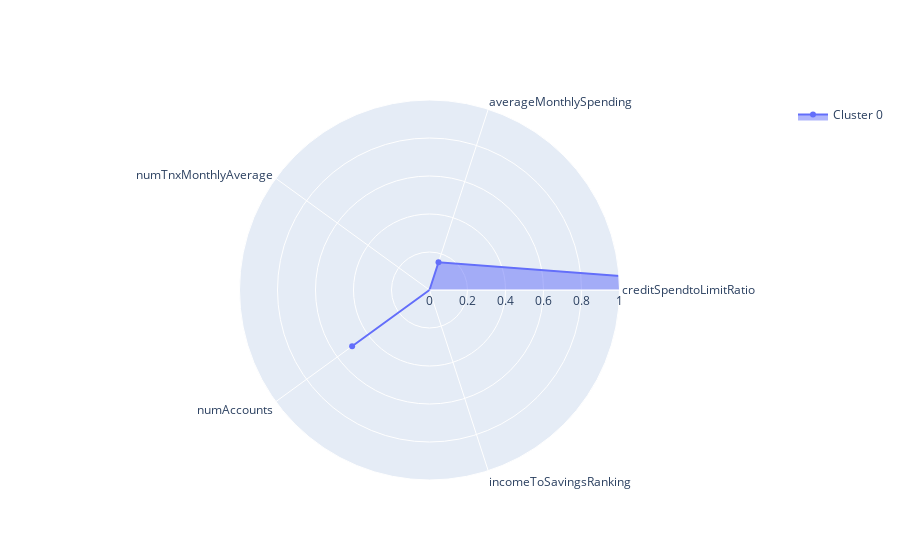
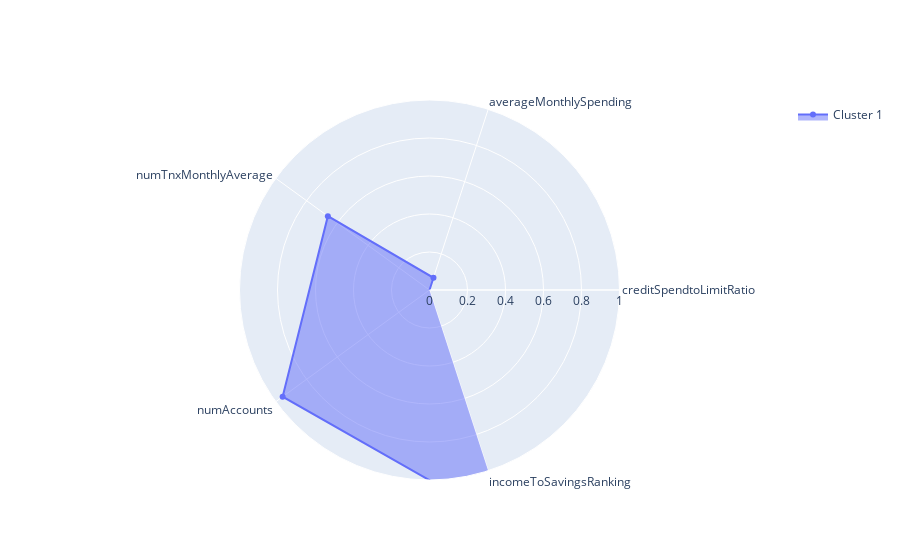
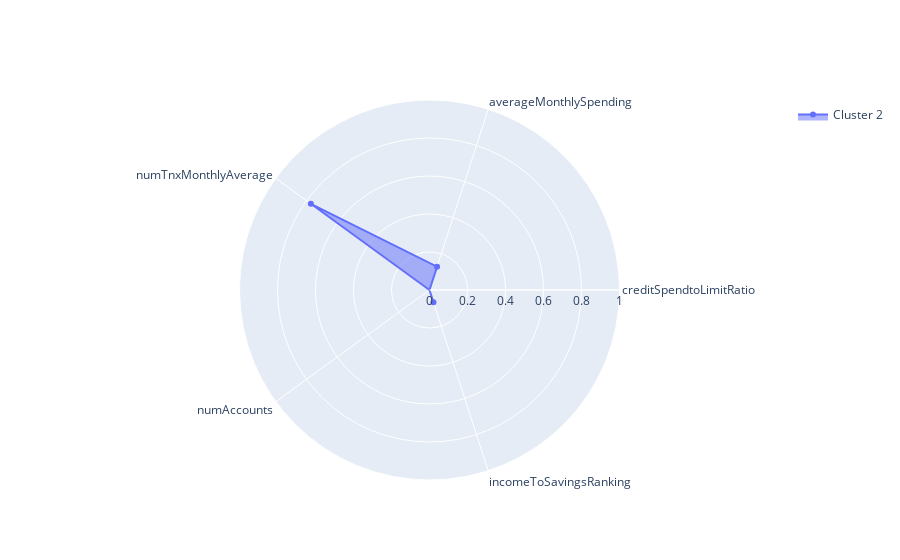
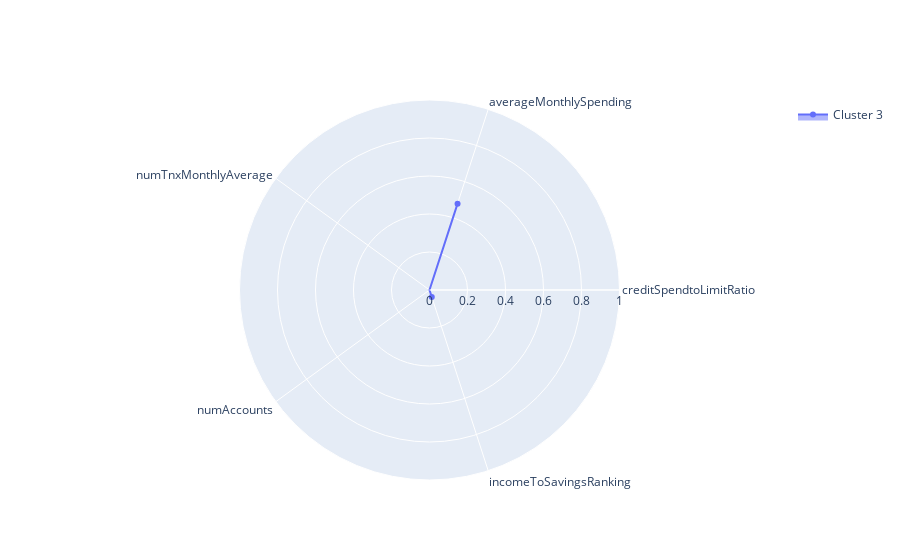

Notebook cell for these charts, in order:
### Markdown cell above
## Visualize with Radial plot

### Code cell
import plotly.graph_objects as go

for i, cluster in enumerate(cluster_means):
    
    columns = list(df.columns)
    fig = go.Figure()

    fig.add_trace(go.Scatterpolar(
          r=cluster,
          theta=columns,
          fill='toself',
          name='Cluster ' + str(i)
    ))


    fig.update_layout(
      polar=dict(
        radialaxis=dict(
          visible=True,
          range=[0, 1]
        )),
      showlegend=True
    )

    fig.show()

### Figure 1 — Plotly figure (JSON) as saved in the notebook; plotly's stock layout.template omitted (floating-point values rounded to 4 significant figures)
{"data": [{"fill": "toself", "name": "Cluster 0", "r": [1.969, 0.1536, -0.11, 0.5033, -0.2305], "theta": ["creditSpendtoLimitRatio", "averageMonthlySpending", "numTnxMonthlyAverage", "numAccounts", "incomeToSavingsRanking"], "type": "scatterpolar"}], "layout": {"polar": {"radialaxis": {"range": [0, 1], "visible": true}}, "showlegend": true}}

### Figure 2 — Plotly figure (JSON) as saved in the notebook; plotly's stock layout.template omitted (floating-point values rounded to 4 significant figures)
{"data": [{"fill": "toself", "name": "Cluster 1", "r": [-0.304, 0.06765, 0.6613, 0.9555, 1.291], "theta": ["creditSpendtoLimitRatio", "averageMonthlySpending", "numTnxMonthlyAverage", "numAccounts", "incomeToSavingsRanking"], "type": "scatterpolar"}], "layout": {"polar": {"radialaxis": {"range": [0, 1], "visible": true}}, "showlegend": true}}

### Figure 3 — Plotly figure (JSON) as saved in the notebook; plotly's stock layout.template omitted (floating-point values rounded to 4 significant figures)
{"data": [{"fill": "toself", "name": "Cluster 2", "r": [-0.2622, 0.1289, 0.7719, -0.2421, 0.06734], "theta": ["creditSpendtoLimitRatio", "averageMonthlySpending", "numTnxMonthlyAverage", "numAccounts", "incomeToSavingsRanking"], "type": "scatterpolar"}], "layout": {"polar": {"radialaxis": {"range": [0, 1], "visible": true}}, "showlegend": true}}

### Figure 4 — Plotly figure (JSON) as saved in the notebook; plotly's stock layout.template omitted (floating-point values rounded to 4 significant figures)
{"data": [{"fill": "toself", "name": "Cluster 3", "r": [-0.1057, 0.4778, -1.278, -1.136, 0.03883], "theta": ["creditSpendtoLimitRatio", "averageMonthlySpending", "numTnxMonthlyAverage", "numAccounts", "incomeToSavingsRanking"], "type": "scatterpolar"}], "layout": {"polar": {"radialaxis": {"range": [0, 1], "visible": true}}, "showlegend": true}}
